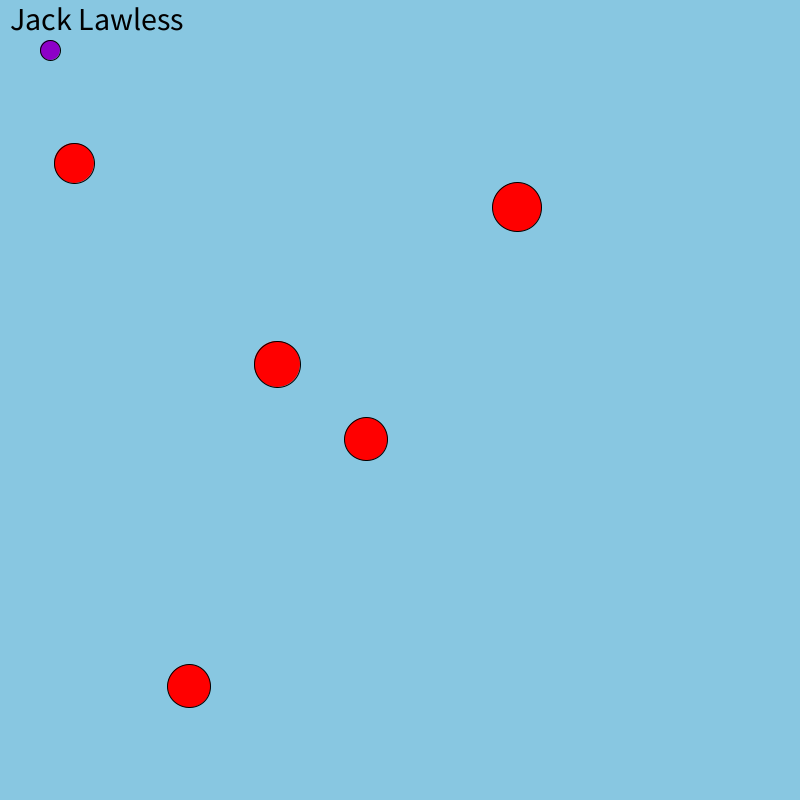
Frame 1 (no input)
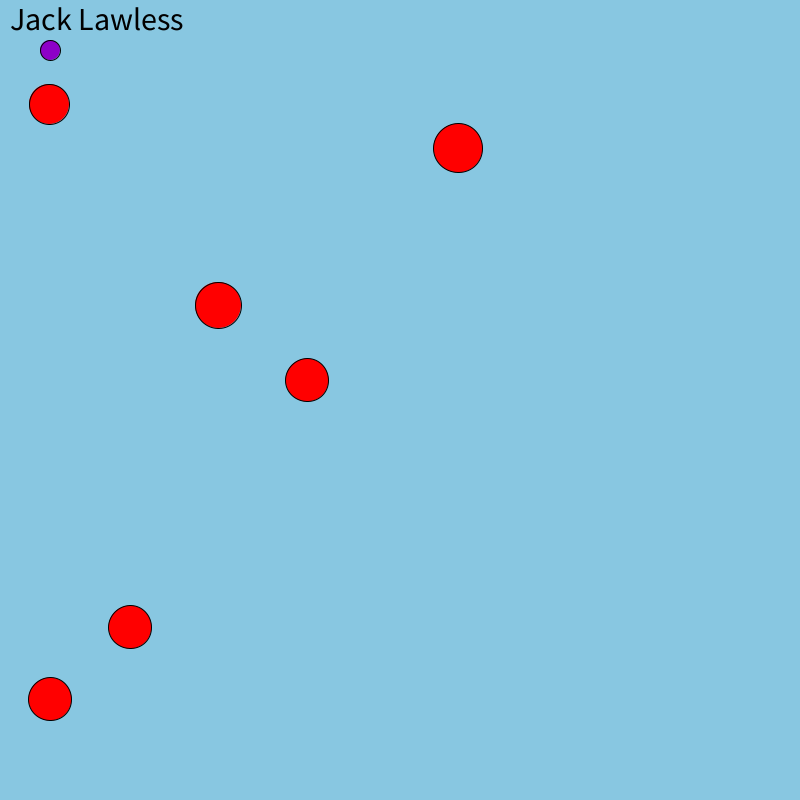
Frame 60 (the mouse pressed at the canvas centre just before this capture)
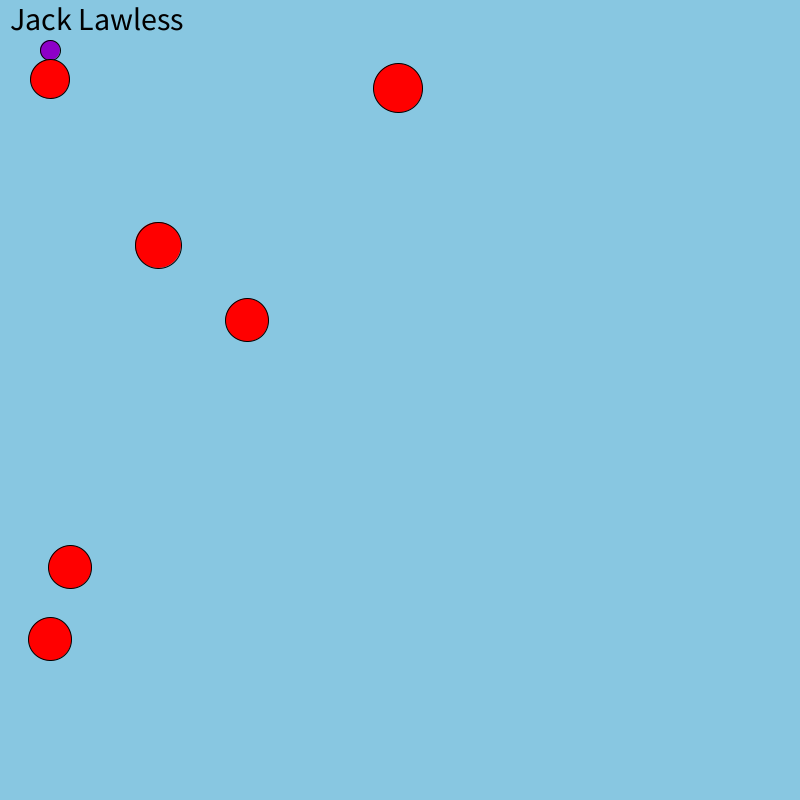
Frame 120 (the mouse held since frame 60 and released just before this capture)

The Processing sketch that drew these frames (run headless with seeded random() and noise(); from frame 60 on, the mouse is pressed at the canvas centre):

// Processing sketch: Lawless_HW4
// ── Lawless_HW4.pde

myEnemy[] enemies = new myEnemy[50];
myPlayer myPlaya;
float grav = 1.8;
float w;
float velocity;
int hue;
int shipX=width/2;
int shipY=height/2;
float speed = 20; 
int frameCounter;
int enemyCount = 5;
void setup()
{ 
  size(800, 800);

   for(int i = 0; i<enemies.length; i++)
   {
     enemies[i] = new myEnemy(floor(random(0,width)),floor(random(0,height)),floor(random(40, 50)));
   }
  
  myPlaya = new myPlayer(width/2, height/2, 20);
}

void draw()
{
  colorMode(HSB);
  background(140, 100, 225);
  
  myPlaya.draw(shipX, shipY);
  
  for(int i = 0; i<enemyCount; i++)
  {
    enemies[i].draw();
    enemies[i].checkBoundaries();
    enemies[i].collided(myPlaya);
    enemies[i].updateLocation(myPlaya);
  }
  
  textSize(32);
  fill(0);
  text("Jack Lawless", 10, 30);
  frameCounter++;
  if(frameCounter%500==01&&enemyCount<10)
  {
    enemyCount+=1;
  }
  println(frameCounter);
  println("mod" + frameCounter%500);
}
void mouseClicked()
{
   for(int i = 0; i<enemies.length; i++)
   {
     enemies[i].clicked();
   }
    
  
}
void keyPressed()
{
  if (key=='a')
  {
    if ((shipX)>=0)
    {
      shipX-=speed;
    }
  } else if (key=='w')
  {
    if (shipY>=0)
    {
      shipY-=speed;
    }
  } else if (key=='d')
  {
    if (shipX<=width)
    {
      shipX+=speed;
    }
  } else if (key=='s')
  {
    if (shipY<=height)
    {
      shipY+=speed;
    }
  } 
}

// ── myEnemy.pde
class myEnemy
{
  private int xLocation;
  private int yLocation;
  private int diameter;
  private int xChange = 1;
  private int yChange = 1;
  //constructor
  public myEnemy(int xLocation, int yLocation, int diameter)
  {
    this.xLocation = xLocation;
    this.yLocation = yLocation;
    this.diameter = diameter;
  }
  //display
  void draw()
  {
    fill(360,360,360);
    circle(xLocation, yLocation, diameter);

    
    
  }
  //GETTERS
  int getX()
  {
    return xLocation;
  }
  int getY()
  {
    return yLocation;
  }
  int getDiameter()
  {
    return diameter;
  }
  //methods
  void checkBoundaries()
  {
    if (xLocation - diameter/2 < 0 || xLocation > width - diameter/2)
    {
      xChange *=-1;
    }
    if (yLocation - diameter/2 < 0 || yLocation > height - diameter/2)
    {
      yChange*=-1;
    }
  }
  void updateLocation(myPlayer player)
  {
    if(xLocation<player.getX())
    {
      xLocation += xChange;
    }else
    {
      xLocation -= xChange;
    }
    if(yLocation<player.getY())
    {
      yLocation += yChange;
    }
    else
    {
     yLocation -= yChange;
    }
  }
  void collided(myPlayer player)
  {
    if (dist(player.getX(), player.getY(), xLocation, yLocation) 
      < player.getDiameter()/2 + diameter/2) 
    {
      textSize(32);
      text("GAME OVER", width/2, height/2);
      xChange*=0;
      yChange*=0;
      diameter--;
    }
  }
  void clicked()  
  {
    float d = dist(mouseX, mouseY, this.xLocation, this.yLocation);
    if(d < diameter/2)
    {
      diameter=0;
    }
  }
  
 
}

// ── myPlayer.pde
class myPlayer
{
  private int xLocation;
  private int yLocation;
  private int diameter;
  private int xChange = 1;
  private int yChange = 1;
  //constructor
  public myPlayer(int xLocation, int yLocation, int diameter)
  {
    this.xLocation = xLocation;
    this.yLocation = yLocation;
    this.diameter = diameter;
  }
  //display
  void draw(int tempX, int tempY)
  {
    xLocation = tempX;
    yLocation = tempY;
    fill(200, 300, 200);
    circle(xLocation, yLocation, diameter);
  }
  //GETTERS
  int getX()
  {
    return xLocation;
  }
  int getY()
  {
    return yLocation;
  }
  int getDiameter()
  {
    return diameter;
  }
  //methods
  void checkBoundaries()
  {
    if (xLocation + diameter/2 < 0 || xLocation > width - diameter/2)
    {
      xChange *=-1;
    }
    if (yLocation + diameter/2 < 0 || yLocation > height - diameter/2)
    {
      yChange*=-1;
    }
  }
  void collided(myEnemy enemy)
  {
    if (dist(enemy.getX(), enemy.getY(), xLocation, yLocation) 
      < enemy.getDiameter()/2 + diameter/2) 
    {
      textSize(32);
      text("GAME OVER", width/2, height/2);
      xChange*=0;
      yChange*=0;
      noLoop();
    }
  }
}
